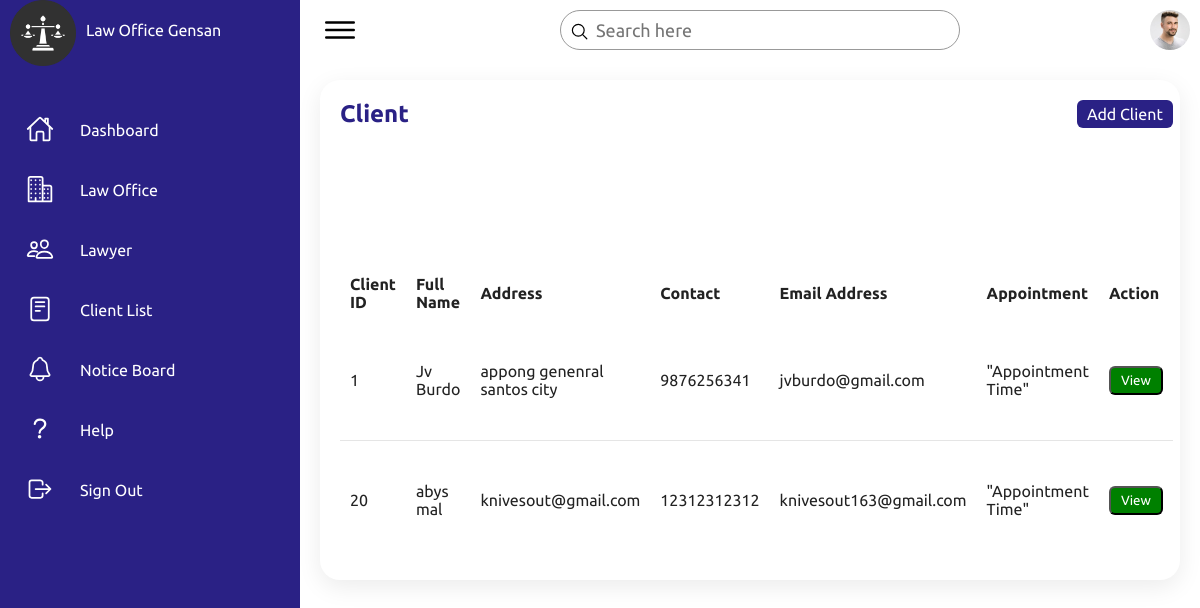
/clientlist.php, run on the app's committed database.
### tables this page shows
CREATE TABLE `tbl_userinfo` (
  `userinfo_id` int(11) NOT NULL,
  `firstName` varchar(244) NOT NULL,
  `lastName` varchar(244) NOT NULL,
  `phoneNum` bigint(11) NOT NULL,
  `address` varchar(244) NOT NULL
);

CREATE TABLE `tbl_cred` (
  `usercred_id` int(11) NOT NULL,
  `user_id` int(11) NOT NULL,
  `email` varchar(244) NOT NULL,
  `password` varchar(244) NOT NULL
);

### clientlist.php (the view, shortened to what this page needs)
<?php
include "dbconn.php";
$sql = "SELECT tbl_userinfo.userinfo_id, tbl_userinfo.firstName, tbl_userinfo.lastName, tbl_userinfo.address, tbl_userinfo.phoneNum, tbl_usertype.user_type, tbl_cred.email
FROM tbl_userinfo
JOIN tbl_usertype ON tbl_userinfo.userinfo_id = tbl_usertype.user_id
JOIN tbl_cred ON tbl_userinfo.userinfo_id = tbl_cred.user_id
WHERE tbl_usertype.user_type = 'client'";
$result = mysqli_query($conn, $sql);
?>
<!DOCTYPE html>
<html lang="en">
<head>
    <link rel="stylesheet" href="assets/css/lawOffice.css">
</head>
<body>
    <div class="container">
        <div class="navigation">
            <ul>
                <li>
                    <a href="#">
                        <span class="icon">
                            <img src="assets/imgs/justice-scale.png" alt="" style="width: 66px; height: 66px;" >
                        </span>
                        <span class="title">Law Office Gensan</span>
                    </a>
                </li>
                <li>
                    <a href="Dashboard.php">
                        <span class="icon">
                            <ion-icon name="home-outline"></ion-icon>
                        </span>
                        <span class="title">Dashboard</span>
                    </a>
                </li>
                <li>
                    <a href="lawyerOffice.php">
                        <span class="icon">
                            <ion-icon name="business-outline"></ion-icon>
                        </span>
                        <span class="title">Law Office</span>
                    </a>
                </li>
                <li>
                    <a href="Lawyer.php">
                        <span class="icon">
                            <ion-icon name="people-outline"></ion-icon>
                        </span>
                        <span class="title">Lawyer</span>
                    </a>
                </li>
                <li>
                    <a href="clientlist.php">
                        <span class="icon">
                            <ion-icon name="reader-outline"></ion-icon>
                        </span>
                        <span class="title">Client List</span>
                    </a>
                </li>
                <li>
                    <a href="noticeboard.php">
                        <span class="icon">
                            <ion-icon name="notifications-outline"></ion-icon>
                        </span>
                        <span class="title">Notice Board</span>
                    </a>
                </li>
                <li>
                    <a href="#">
                        <span class="icon">
                            <ion-icon name="help-outline"></ion-icon>
                        </span>
                        <span class="title">Help</span>
                    </a>
                </li>
                <li>
                    <a href="login.php">
                        <span class="icon">
                            <ion-icon name="log-out-outline"></ion-icon>
                        </span>
                        <span class="title">Sign Out</span>
                    </a>
                </li>
            </ul>
        </div>
        <div class="main">
            <div class="topbar">
                <div class="toggle">
                    <ion-icon name="menu-outline"></ion-icon>
                </div>
                <div class="search">
                    <label>
                        <input type="text" placeholder="Search here">
                        <ion-icon name="search-outline"></ion-icon>
                    </label>
                </div>
                <div class="user">
                    <img src="assets/imgs/customer01.jpg" alt="">
                </div>
            </div>
            <div class="details">
                <div class="Appointment">
                    <div class="cardHeader">
                        <h2>Client</h2>
                        <a href="#" class="btn">Add Client</a>
                    </div>
                    <table>
                        <thead>
                        <tr>
                                <td>Client ID</td>
                                <td>Full Name</td>
                                <td>Address</td>
                                <td>Contact</td>
                                <td>Email Address</td>
                                <td>Appointment</td>
                                <td>Action</td>
                            </tr>
                        </thead>
                        <tbody>
                        <tr>
                                <?php
                                while($row = mysqli_fetch_assoc($result))
                                {
                                ?>
                                 <td><?php echo $row['userinfo_id']; ?></td>
                                 <td><?php echo $row['firstName'] . ' ' . $row['lastName']; ?></td>
                                 <td><?php echo $row['address']; ?></td>
                                 <td><?php echo $row['phoneNum']; ?></td>
                                 <td><?php echo $row['email']; ?></td>
                                 <td>"Appointment Time"</td>
                                 <td><button class="method active">View</button><strong> </strong>
                             </tr>
                                <?php
                                }
                                 ?>
                        </tbody>
                    </table>
                </div>
            </div>
        </div>
    </div>
</body>
</html>

### assets/css/lawOffice.css (style rules this page uses)
* { font-family: "Ubuntu", sans-serif; margin: 0; padding: 0; box-sizing: border-box; }
:root { --blue: #2a2185; --white: #fff; --gray: #f5f5f5; --black1: #222; --black2: #999; }
body { min-height: 100vh; overflow-x: hidden; }
.container { position: relative; width: 100%; }
.navigation { position: fixed; width: 300px; height: 100%; background: var(--blue); border-left: 10px solid var(--blue); transition: 0.5s; overflow: hidden; }
.navigation ul { position: absolute; top: 0; left: 0; width: 100%; }
.navigation ul li { position: relative; width: 100%; list-style: none; border-top-left-radius: 30px; border-bottom-left-radius: 30px; }
.navigation ul li:nth-child(1) { margin-bottom: 40px; pointer-events: none; }
.navigation ul li a { position: relative; display: block; width: 100%; display: flex; text-decoration: none; color: var(--white); }
.navigation ul li a .icon { position: relative; display: block; min-width: 60px; height: 60px; line-height: 75px; text-align: center; }
.navigation ul li a .icon ion-icon { font-size: 1.75rem; }
.navigation ul li a .title { position: relative; display: block; padding: 0 10px; height: 60px; line-height: 60px; text-align: start; white-space: nowrap; }
.main { position: absolute; width: calc(100% - 300px); left: 300px; min-height: 100vh; background: var(--white); transition: 0.5s; }
.topbar { width: 100%; height: 60px; display: flex; justify-content: space-between; align-items: center; padding: 0 10px; }
.toggle { position: relative; width: 60px; height: 60px; display: flex; justify-content: center; align-items: center; font-size: 2.5rem; cursor: pointer; }
.search { position: relative; width: 400px; margin: 0 10px; }
.search label { position: relative; width: 100%; }
.search label input { width: 100%; height: 40px; border-radius: 40px; padding: 5px 20px; padding-left: 35px; font-size: 18px; outline: none; border: 1px solid var(--black2); }
.search label ion-icon { position: absolute; top: 0; left: 10px; font-size: 1.2rem; }
.user { position: relative; width: 40px; height: 40px; border-radius: 50%; overflow: hidden; cursor: pointer; }
.user img { position: absolute; top: 0; left: 0; width: 100%; height: 100%; object-fit: cover; }
.details { position: relative; width: 100%; padding: 20px; }
.details .Appointment { position: relative; display: grid; min-height: 500px; background: var(--white); padding: 20px; box-shadow: 0 7px 25px rgba(0, 0, 0, 0.08); border-radius: 20px; }
.details .cardHeader { display: flex; justify-content: space-between; align-items: flex-start; }
.cardHeader h2 { font-weight: 600; color: var(--blue); }
.cardHeader .btn { position: relative; padding: 5px 10px; background: var(--blue); text-decoration: none; color: var(--white); border-radius: 6px; }
.details table { width: 100%; border-collapse: collapse; margin-top: 10px; }
.details table thead td { font-weight: 600; }
.details .Appointment table tr { color: var(--black1); border-bottom: 1px solid rgba(0, 0, 0, 0.1); }
.details .Appointment table tr:last-child { border-bottom: none; }
.details .Appointment table tr td { padding: 10px; }
.details .Appointment table tr td:last-child { text-align: left; }
.details .Appointment table tr td:nth-child(2) { text-align: left; }
.details .Appointment table tr td:nth-child(3) { text-align: left; }
.method.active { position: relative; padding: 5px 10px; background: green; text-decoration: none; color: var(--white); border-radius: 6px; cursor: pointer; }

### data on the page
tbl_userinfo: userinfo_id "1", firstName "Jv", lastName "Burdo", address "appong genenral santos city", phoneNum "9876256341", tbl_cred.email "jvburdo@gmail.com"
tbl_userinfo: userinfo_id "20", firstName "abys", lastName "mal", address "knivesout@gmail.com", phoneNum "12312312312", tbl_cred.email "knivesout163@gmail.com"
